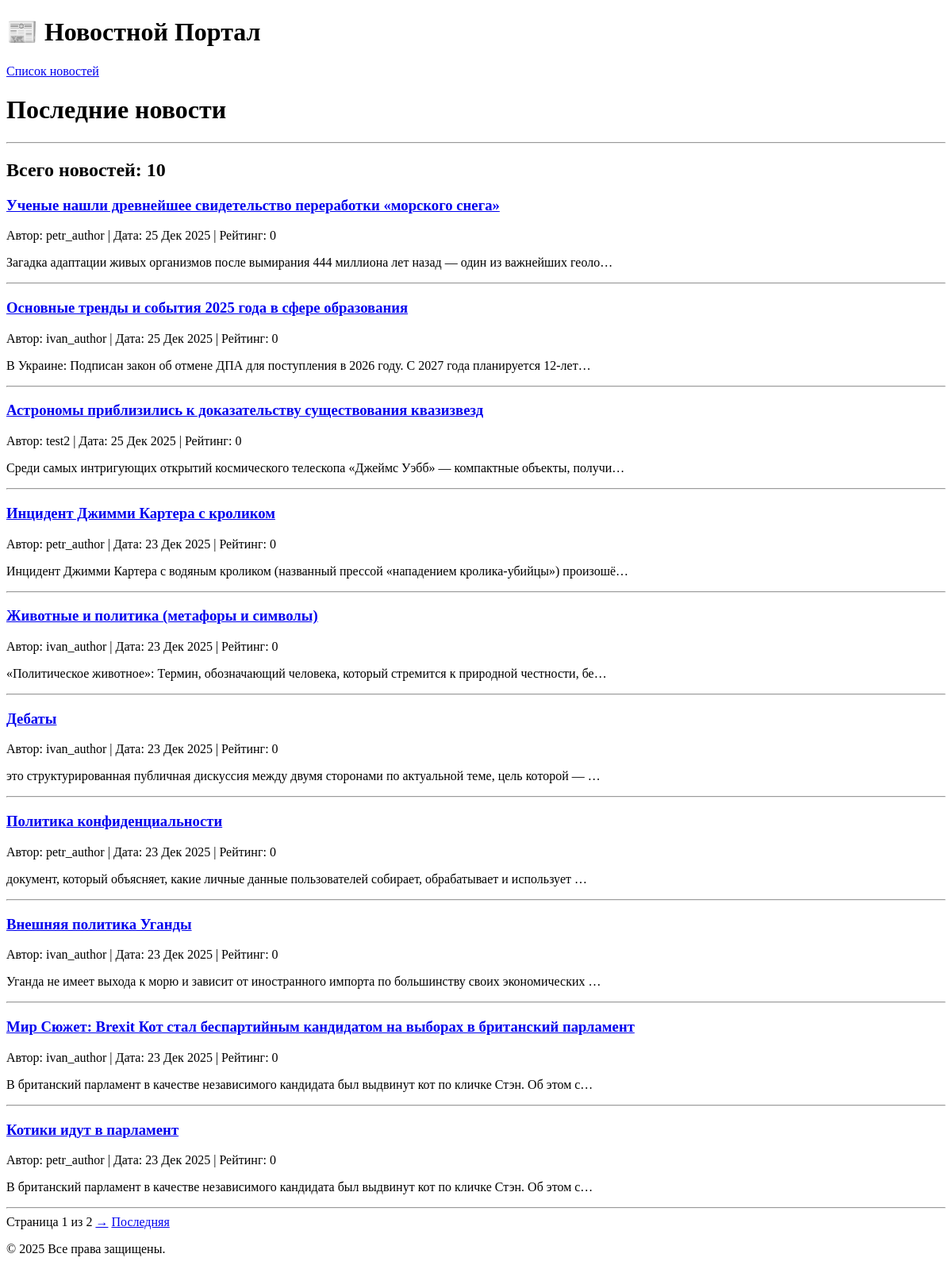
Before: / with the older database file.
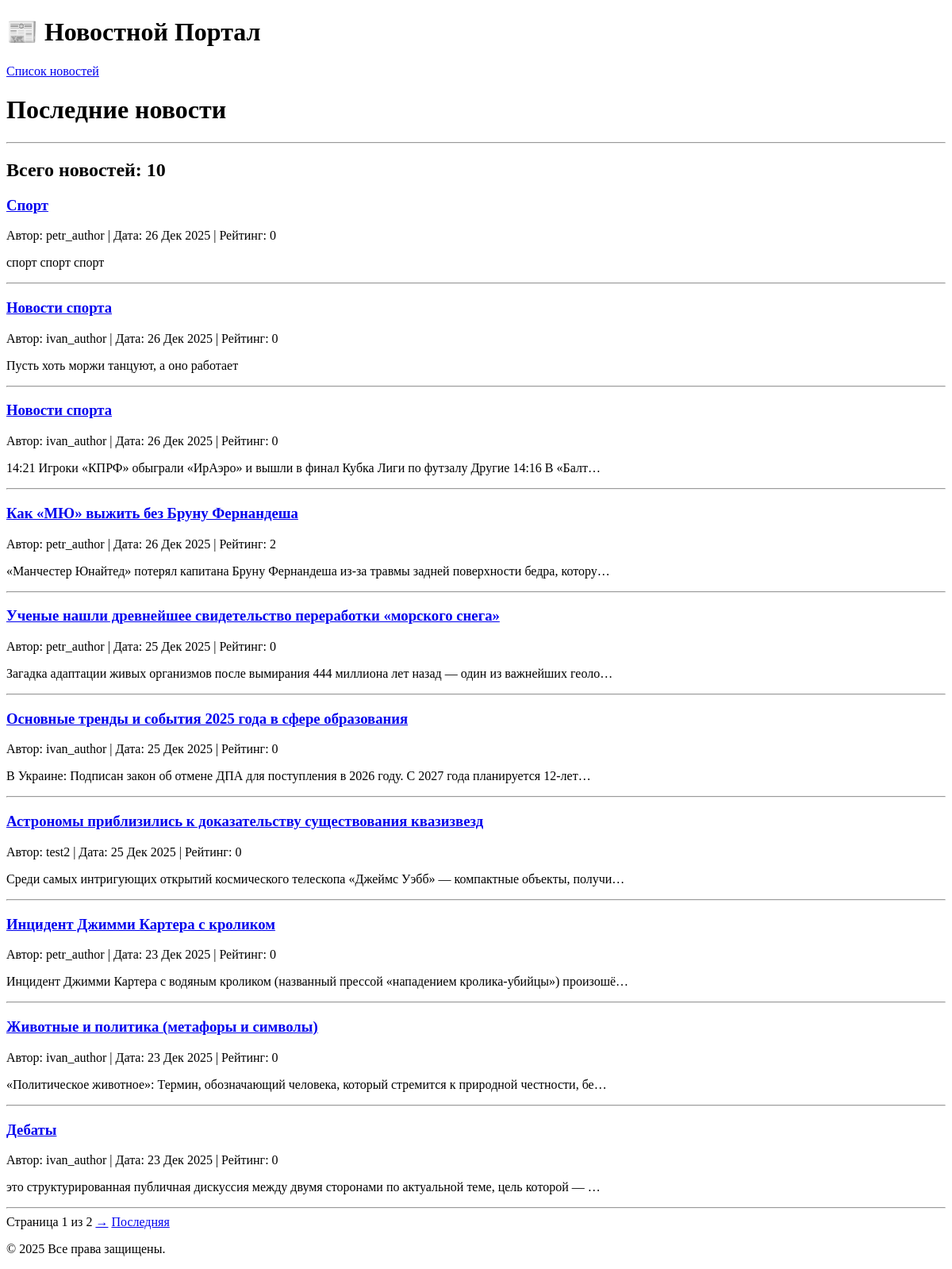
After: the same page with the newer database file.
### news/models.py (models this page shows, shortened)
class Post(models.Model):
    author = models.ForeignKey(Author, on_delete=models.CASCADE)
    post_type = models.CharField(max_length=2, choices=TYPE_CHOICES, default=ARTICLE)
    time_in = models.DateTimeField(auto_now_add=True)
    category = models.ManyToManyField(Category, through='PostCategory')
    title = models.CharField(max_length=255)
    text = models.TextField()
    rating = models.IntegerField(default=0)

class Author(models.Model):
    user = models.OneToOneField(User, on_delete=models.CASCADE)
    rating = models.IntegerField(default=0)

### news/views.py (the view)
# urls.py: path('', cache_page(60)(PostList.as_view()), name='post_list'),
class PostList(ListView):
    model = Post
    ordering = '-time_in'
    template_name = 'news/post_list.html'
    context_object_name = 'posts'
    paginate_by = 10
    def get_queryset(self):
        return Post.objects.filter(post_type=NEWS).order_by(self.ordering)

### news/templates/news/post_list.html (shortened to what this page needs)
{% extends 'default.html' %}
{% block content %}
    <h1>Последние новости</h1>
    <hr>
    {% if posts %}
        <h2>Всего новостей: {{ posts|length }}</h2>
        {% for post in posts %}
            <h3><a href="{% url 'post_detail' post.pk %}">{{ post.title }}</a></h3>
            <p>
                Автор: {{ post.author.user.username }} |
                Дата: {{ post.time_in|date:"d M Y" }} |
                Рейтинг: {{ post.rating }}
            </p>
            <p>{{ post.text|truncatechars:100 }}</p> <hr>
        {% endfor %}
        <div>
            <span>Страница {{ page_obj.number }} из {{ page_obj.paginator.num_pages }}</span>
            {% if page_obj.has_next %}
                <a href="?page={{ page_obj.next_page_number }}">→</a>
                <a href="?page={{ page_obj.paginator.num_pages }}">Последняя</a>
            {% endif %}
        </div>
    {% else %}
        <h2>Новостей нет!</h2>
    {% endif %}
{% endblock content %}

Changed rows visible on the page:
no longer on this page (row unchanged): Post: title "Политика конфиденциальности", author.user.username "petr_author", time_in "23 Дек 2025", rating "0", text "документ, который объясняет, какие личные данные пользователей собирает, обрабатывает и использует …"
no longer on this page (row unchanged): Post: title "Внешняя политика Уганды", author.user.username "ivan_author", time_in "23 Дек 2025", rating "0", text "Уганда не имеет выхода к морю и зависит от иностранного импорта по большинству своих экономических …"
no longer on this page (row unchanged): Post: title "Мир Сюжет: Brexit Кот стал беспартийным кандидатом на выборах в британский парламент", author.user.username "ivan_author", time_in "23 Дек 2025", rating "0", text "В британский парламент в качестве независимого кандидата был выдвинут кот по кличке Стэн. Об этом с…"
no longer on this page (row unchanged): Post: title "Котики идут в парламент", author.user.username "petr_author", time_in "23 Дек 2025", rating "0", text "В британский парламент в качестве независимого кандидата был выдвинут кот по кличке Стэн. Об этом с…"
added Post: title "Спорт", author.user.username "petr_author", time_in "26 Дек 2025", rating "0", text "спорт спорт спорт"
added Post: title "Новости спорта", author.user.username "ivan_author", time_in "26 Дек 2025", rating "0", text "Пусть хоть моржи танцуют, а оно работает"
added Post: title "Новости спорта", author.user.username "ivan_author", time_in "26 Дек 2025", rating "0", text "14:21 Игроки «КПРФ» обыграли «ИрАэро» и вышли в финал Кубка Лиги по футзалу Другие 14:16 В «Балт…"
added Post: title "Как «МЮ» выжить без Бруну Фернандеша", author.user.username "petr_author", time_in "26 Дек 2025", rating "2", text "«Манчестер Юнайтед» потерял капитана Бруну Фернандеша из-за травмы задней поверхности бедра, котору…"
